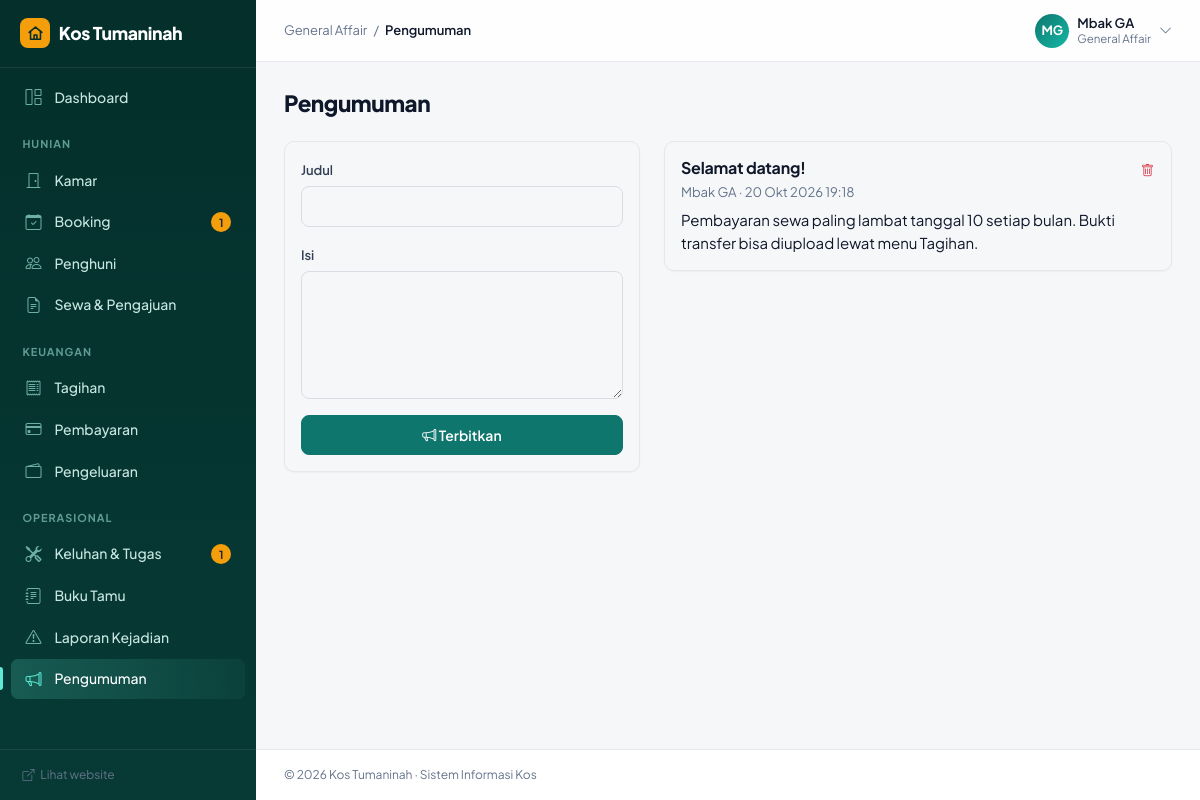
The page /ga/pengumuman.php (signed in) on the database its author committed.
### tables this page shows
CREATE TABLE pengumuman (
    id          INT UNSIGNED AUTO_INCREMENT PRIMARY KEY,
    judul       VARCHAR(150) NOT NULL,
    isi         TEXT NOT NULL,
    dibuat_oleh INT UNSIGNED NULL,
    created_at  DATETIME NOT NULL DEFAULT CURRENT_TIMESTAMP,
    FOREIGN KEY (dibuat_oleh) REFERENCES users(id) ON DELETE SET NULL
);

CREATE TABLE users (
    id             INT UNSIGNED AUTO_INCREMENT PRIMARY KEY,
    nama           VARCHAR(100) NOT NULL,
    email          VARCHAR(100) NOT NULL UNIQUE,
    password       VARCHAR(255) NOT NULL,
    no_hp          VARCHAR(20),
    role           ENUM('owner','ga','penghuni','penjaga') NOT NULL DEFAULT 'penghuni',
    no_ktp         VARCHAR(20),
    alamat         TEXT,
    kontak_darurat VARCHAR(100),
    aktif          TINYINT(1) NOT NULL DEFAULT 1,
    created_at     DATETIME NOT NULL DEFAULT CURRENT_TIMESTAMP
);

### ga/pengumuman.php (the view, shortened to what this page needs)
<?php
require_once __DIR__ . '/../includes/functions.php';
$pengumuman = q('SELECT p.*, u.nama FROM pengumuman p LEFT JOIN users u ON u.id = p.dibuat_oleh ORDER BY p.id DESC')->fetchAll();
$title = 'Pengumuman';
require __DIR__ . '/../includes/header.php';
?>
<h1 class="h3 mb-4">Pengumuman</h1>
<div class="row g-4">
    <div class="col-lg-5">
        <form method="post" class="card shadow-sm"><div class="card-body">
            <div class="mb-3"><label class="form-label">Judul</label><input name="judul" class="form-control" required></div>
            <div class="mb-3"><label class="form-label">Isi</label><textarea name="isi" class="form-control" rows="5" required></textarea></div>
            <button class="btn btn-primary w-100"><i class="bi bi-megaphone"></i> Terbitkan</button>
        </div></form>
    </div>
    <div class="col-lg-7">
        <?php foreach ($pengumuman as $p): ?>
            <div class="card shadow-sm mb-3"><div class="card-body">
                <div class="d-flex justify-content-between">
                    <h6 class="mb-1"><?= e($p['judul']) ?></h6>
                    <form method="post" data-confirm="Hapus pengumuman ini?">
                        <button class="btn btn-sm btn-link text-danger p-0"><i class="bi bi-trash"></i></button>
                    </form>
                </div>
                <div class="small text-muted mb-2"><?= e($p['nama'] ?? '-') ?> &middot; <?= tgl($p['created_at'], true) ?></div>
                <p class="mb-0"><?= nl2br(e($p['isi'])) ?></p>
            </div></div>
        <?php endforeach; ?>
    </div>
</div>
<?php require __DIR__ . '/../includes/footer.php'; ?>

### includes/header.php (shortened to what this page needs)
<?php
$u = user();
$layout = $layout ?? ($u ? 'app' : 'site');
?>
<!doctype html>
<html lang="id">
<head>
    <link href="https://cdn.jsdelivr.net/npm/bootstrap@5.3.3/dist/css/bootstrap.min.css" rel="stylesheet">
    <link href="https://cdn.jsdelivr.net/npm/bootstrap-icons@1.11.3/font/bootstrap-icons.min.css" rel="stylesheet">
    <link href="<?= asset('assets/css/style.css') ?>" rel="stylesheet">
    <link href="<?= asset('assets/css/motion.css') ?>" rel="stylesheet">
    <link href="<?= asset('assets/css/theme.css') ?>" rel="stylesheet">
</head>
<?php if ($layout === 'auth'): ?>
<body>
<div class="auth">
    <aside class="auth-aside">
        <div class="hero-bg" aria-hidden="true"><span class="blob blob-1"></span><span class="blob blob-2"></span><span class="hero-grid"></span></div>
        <a href="<?= url() ?>" class="logo"><span class="logo-mark"><?= logo_svg() ?></span><?= e(APP_NAME) ?></a>
        <div>
            <h2 class="mb-3">Tempat pulang yang tenang di Kopo, <?= e(KOTA) ?>.</h2>
            <p class="mb-0 opacity-75">Cek tagihan, kirim bukti bayar, dan laporkan kendala kamar langsung dari ponsel.</p>
        </div>
        <div class="small opacity-50">&copy; <?= date('Y') ?> <?= e(APP_NAME) ?> &middot; <?= e(KOTA) ?></div>
    </aside>
    <main class="auth-main">
        <div class="auth-form page-enter">
            <a href="<?= url() ?>" class="logo d-lg-none mb-4"><span class="logo-mark"><?= logo_svg() ?></span><?= e(APP_NAME) ?></a>
            <?= show_flash() ?>
<?php else:
    $counts = nav_counts($u);
    $crumb = $title ?? '';
    ?>
<body>
<aside class="offcanvas-lg offcanvas-start sidebar" tabindex="-1" id="sidebar">
    <div class="sidebar-brand d-flex align-items-center justify-content-between">
        <a href="<?= url(home_for($u['role'])) ?>" class="logo"><span class="logo-mark"><?= logo_svg() ?></span><?= e(APP_NAME) ?></a>
    </div>
    <div class="offcanvas-body">
        <nav class="py-2">
            <?php foreach (menu_for($u['role']) as [$seksi, $items]): ?>
                <?php if ($seksi): ?><div class="nav-section"><?= e($seksi) ?></div><?php endif; ?>
                <?php foreach ($items as [$label, $path, $icon]): ?>
                    <a class="nav-link <?= is_current($path) ? 'active' : '' ?>" href="<?= url($path) ?>">
                        <i class="bi bi-<?= $icon ?>"></i><span><?= e($label) ?></span>
                        <?php if (!empty($counts[$path])): ?><span class="nav-count"><?= $counts[$path] ?></span><?php endif; ?>
                    </a>
                <?php endforeach; ?>
            <?php endforeach; ?>
        </nav>
        <div class="sidebar-foot">
            <a href="<?= url() ?>" class="text-reset"><i class="bi bi-box-arrow-up-right me-1"></i> Lihat website</a>
        </div>
    </div>
</aside>
<div class="app-main">
    <header class="topbar">
        <div class="crumb d-none d-sm-block"><?= e(ROLE_LABEL[$u['role']]) ?> <span class="mx-1">/</span> <b><?= e($crumb) ?></b></div>
        <div class="ms-auto dropdown">
            <a href="#" class="d-flex align-items-center gap-2 text-reset" data-bs-toggle="dropdown">
                <span class="avatar"><?= e(inisial($u['nama'])) ?></span>
                <span class="d-none d-md-block lh-sm">
                    <span class="d-block fw-semibold small"><?= e($u['nama']) ?></span>
                    <span class="d-block text-muted" style="font-size:.72rem"><?= e(ROLE_LABEL[$u['role']]) ?></span>
                </span>
                <i class="bi bi-chevron-down small text-muted"></i>
            </a>
        </div>
    </header>
    <main class="app-content page-enter">
<?php endif; ?>

### assets/css/style.css (style rules this page uses)
:root { --brand: #0f766e; --brand-hover: #115e59; --brand-active: #134e4a; --brand-soft: #e7f3f1; --ink: #0f172a; --ink-2: #334155; --muted: #64748b; --line: #e5e7eb; --canvas: #f6f7f9; --sidebar: #0f172a; --radius: 10px; --bs-body-font-family: 'Plus Jakarta Sans', system-ui, -apple-system, 'Segoe UI', Roboto, sans-serif; --bs-body-font-size: .9375rem; --bs-body-color: var(--ink); --bs-body-bg: var(--canvas); --bs-secondary-color: var(--muted); --bs-border-color: var(--line); --bs-primary: #0f766e; --bs-primary-rgb: 15, 118, 110; --bs-primary-bg-subtle: #e7f3f1; --bs-primary-border-subtle: #b9ddd7; --bs-primary-text-emphasis: #115e59; --bs-link-color: #0f766e; --bs-link-color-rgb: 15, 118, 110; --bs-link-hover-color: #115e59; --bs-link-hover-color-rgb: 17, 94, 89; }
body { -webkit-font-smoothing: antialiased; letter-spacing: -.003em; }
h1, h2, h3, h4, h5, h6, .h1, .h2, .h3, .h4, .h5, .h6 { font-weight: 700; letter-spacing: -.015em; color: var(--ink); }
a { text-decoration: none; }
.text-muted { color: var(--muted) !important; }
.btn { font-weight: 600; font-size: .875rem; padding: .55rem 1.05rem; border-radius: 8px; }
.btn-sm { padding: .3rem .7rem; font-size: .8125rem; border-radius: 7px; }
.btn-primary { --bs-btn-bg: var(--brand); --bs-btn-border-color: var(--brand); --bs-btn-hover-bg: var(--brand-hover); --bs-btn-hover-border-color: var(--brand-hover); --bs-btn-active-bg: var(--brand-active); --bs-btn-active-border-color: var(--brand-active); --bs-btn-disabled-bg: var(--brand); --bs-btn-disabled-border-color: var(--brand); }
.form-control, .form-select { border-radius: 8px; border-color: #d9dee5; padding: .55rem .8rem; font-size: .9rem; }
.form-label { font-weight: 600; font-size: .8125rem; color: var(--ink-2); margin-bottom: .35rem; }
.card { border: 1px solid var(--line); border-radius: var(--radius); }
.shadow-sm { box-shadow: 0 1px 2px rgba(15, 23, 42, .04) !important; }
.logo { display: inline-flex; align-items: center; gap: .55rem; font-weight: 800; font-size: 1.1rem; letter-spacing: -.02em; color: var(--ink); }
.logo-mark { width: 30px; height: 30px; border-radius: 8px; background: var(--brand); color: #fff; display: inline-grid; place-items: center; }
.sidebar { --bs-offcanvas-width: 256px; --bs-offcanvas-bg: var(--sidebar); background: var(--sidebar); color: #cbd5e1; }
.sidebar .sidebar-brand { padding: 1.15rem 1.25rem; border-bottom: 1px solid rgba(255,255,255,.06); }
.sidebar .sidebar-brand .logo { color: #fff; }
.sidebar .nav-section { font-size: .68rem; font-weight: 700; text-transform: uppercase; letter-spacing: .09em; color: #64748b; padding: 1.1rem 1.4rem .4rem; }
.sidebar .nav-link { color: #cbd5e1; font-size: .875rem; font-weight: 500; padding: .52rem .85rem; margin: 1px .7rem; border-radius: 7px; display: flex; align-items: center; gap: .75rem; }
.sidebar .nav-link i { font-size: 1rem; color: #64748b; width: 1.1rem; text-align: center; }
.sidebar .nav-link.active { background: rgba(45, 212, 191, .13); color: #fff; }
.sidebar .nav-link.active i { color: #5eead4; }
.sidebar .nav-count { margin-left: auto; font-size: .7rem; font-weight: 700; background: #f59e0b; color: #1f2937; border-radius: 999px; padding: .1rem .5rem; }
.sidebar .sidebar-foot { margin-top: auto; padding: 1rem 1.4rem; font-size: .75rem; color: #64748b; border-top: 1px solid rgba(255,255,255,.06); }
.app-main { min-height: 100vh; display: flex; flex-direction: column; }
.topbar { height: 62px; background: #fff; border-bottom: 1px solid var(--line); display: flex; align-items: center; gap: 1rem; padding: 0 1.75rem; position: sticky; top: 0; z-index: 1020; }
.topbar .crumb { font-size: .8125rem; color: var(--muted); }
.topbar .crumb b { color: var(--ink); font-weight: 600; }
.avatar { width: 34px; height: 34px; border-radius: 50%; background: var(--brand-soft); color: var(--brand-hover); display: inline-grid; place-items: center; font-weight: 700; font-size: .8rem; }
.app-content { padding: 1.75rem; flex: 1; }
.app-content h1.h3, .app-content h1 { font-size: 1.4rem; font-weight: 800; letter-spacing: -.02em; }
@media (min-width: 992px) { .sidebar { position: fixed; top: 0; bottom: 0; left: 0; width: 256px; display: flex; flex-direction: column; overflow-y: auto; background-color: var(--sidebar) !important; } }
@media (min-width: 992px) { .sidebar .offcanvas-body { display: flex; flex-direction: column; flex: 1; padding: 0; overflow: visible; } }
@media (min-width: 992px) { .app-main { margin-left: 256px; } }

### rows shown on the page
pengumuman: dibuat_oleh.nama "MG", dibuat_oleh.nama "Mbak GA", judul "Selamat datang!", created_at "20 Okt 2026 19:18", isi "Pembayaran sewa paling lambat tanggal 10 setiap bulan. Bukti transfer bisa diupload lewat menu Tagihan."

### other values the page prints
APP_NAME "Kos Tumaninah"
$label "Dashboard"
$seksi "HUNIAN"
$label "Kamar"
$label "Booking"
$counts[$path] "1"
$label "Penghuni"
$label "Sewa & Pengajuan"
$seksi "KEUANGAN"
$label "Tagihan"
$label "Pembayaran"
$label "Pengeluaran"
$seksi "OPERASIONAL"
$label "Keluhan & Tugas"
$label "Buku Tamu"
